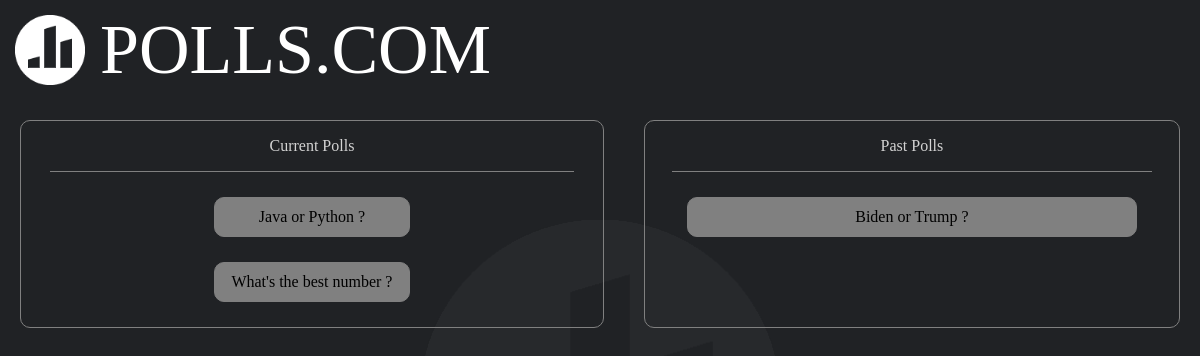
Screenshot of /polls/ with the database file from the repository.
### polls/models.py (models this page shows, shortened)
class Question(models.Model):
    question_text = models.CharField(max_length=200)
    pub_date = models.DateTimeField('date published')
    exp_date = models.DateTimeField('expire date')
    def was_published_recently(self):
        now = timezone.now()
        return now - timedelta(days=1) <= self.pub_date <= now
    was_published_recently.admin_order_field = 'pub_date'
    was_published_recently.boolean = True
    was_published_recently.short_description = 'Published recently?'

### polls/views.py (the view)
# urls.py: path('', views.IndexView.as_view(), name='index'),
class IndexView(generic.ListView):
    template_name = 'polls/index.html'
    context_object_name = 'question_list'
    def get_queryset(self):
        ret = [Question.objects.filter(pub_date__lte=timezone.now())  # current polls
                                .filter(exp_date__gte=timezone.now())
                                .order_by('-pub_date'),
               Question.objects.filter(pub_date__lte=timezone.now())  # past polls
                                .filter(exp_date__lte=timezone.now())
                                .order_by('-exp_date')]
        return ret

### polls/templates/polls/index.html
{% load static %}
<link rel="stylesheet" type="text/css" href="{% static 'polls/style.css' %}">
<div id="banner">
    <span id="icon">
        <img id="iconimg" src="{% static 'polls/images/icon.png' %}">
    </span>
    <span id="title">
        POLLS.COM
    </span>
</div>
<div id="pollsCells">
    <div id="currentPolls" class="pollList">
        <p class="pollListTitle"> Current Polls </p>
        <div class="separator"></div>
        <div>
            {% if question_list.0 %}
                {% for question in question_list.0 %}
                    <div class="pointer currentPollItem" onclick="location.href='{% url 'polls:detail' question.id%}';">
                        <a class="pollLink">{{ question.question_text }}</a>
                    </div>
                {% endfor %}
            {% else %}
                <p>No polls are available.</p>
            {% endif %}
        </div>
    </div>
    <div id="pastPolls" class="pollList">
        <p class="pollListTitle"> Past Polls </p>
        <div class="separator"></div>
        <div>
            {% if question_list.1 %}
                {% for question in question_list.1 %}
                    <div class="pointer pastPollItem" onclick="location.href='{% url 'polls:results' question.id%}';">
                        <a class="pollLink">{{ question.question_text }}</a>
                    </div>
                {% endfor %}
            {% else %}
                <p>No polls are available.</p>
            {% endif %}
        </div>
    </div>
</div>

### polls/static/polls/style.css (style rules this page uses)
#banner { background: url("images/background.png") no-repeat; height: 100px; width: 100%; display: table; }
#icon { height: 70px; width: 70px; padding-left: 15px; display: table-cell; vertical-align: middle; }
#iconimg { height: 100%; width: 100%; }
#title { font-size: 70px; padding-left: 15px; color: white; display: table-cell; vertical-align: middle; }
#pollsCells { text-align: center; width: 100%; display: flex; }
.pollList { border: 1px solid grey; border-radius: 10px; display: inline-block; margin: 20px; flex-grow: 100; color: lightgray; }
.pollListTitle { text-align: center; }
.separator { border-bottom: 1px solid gray; width: 90%; height: 0; margin: auto; }
.currentPollItem { border: 1px solid grey; border-radius: 10px; background-color: grey; color: black; margin: 25px auto; width: 30%; padding: 10px; }
.pastPollItem { border: 1px solid grey; border-radius: 10px; background-color: grey; color: black; margin: 25px auto; width: 80%; padding: 10px; }
.pollLink { text-decoration: none; color: black; }
.pointer { cursor: pointer; }

### rows the page displays
Question: question_text "Java or Python ?"
Question: question_text "What's the best number ?"
Question: question_text "Biden or Trump ?"
